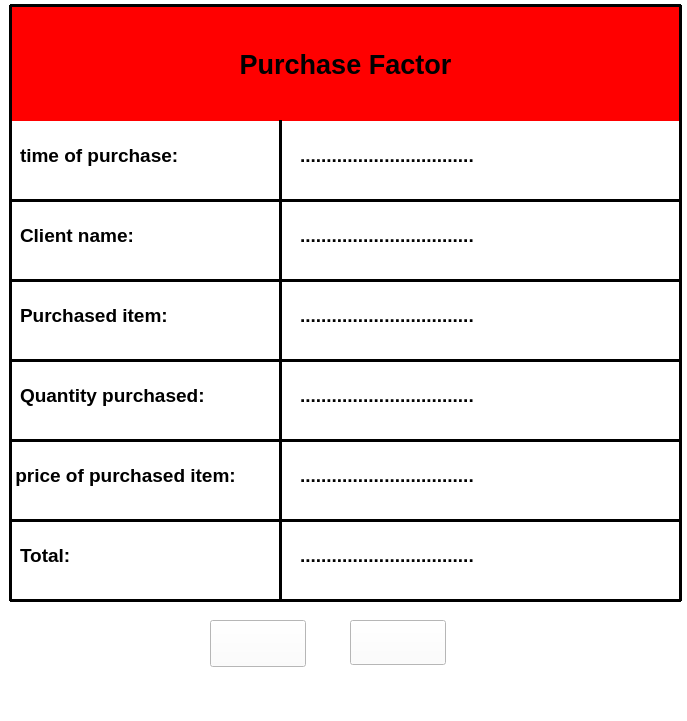
<?xml version="1.0" encoding="UTF-8"?>
<ui version="4.0">
 <class>factor</class>
 <widget class="QDockWidget" name="factor">
  <property name="windowModality">
   <enum>Qt::NonModal</enum>
  </property>
  <property name="geometry">
   <rect>
    <x>0</x>
    <y>0</y>
    <width>687</width>
    <height>721</height>
   </rect>
  </property>
  <property name="minimumSize">
   <size>
    <width>687</width>
    <height>721</height>
   </size>
  </property>
  <property name="maximumSize">
   <size>
    <width>687</width>
    <height>742</height>
   </size>
  </property>
  <property name="toolTip">
   <string>&lt;html&gt;&lt;head/&gt;&lt;body&gt;&lt;p&gt;&lt;br/&gt;&lt;/p&gt;&lt;/body&gt;&lt;/html&gt;</string>
  </property>
  <property name="styleSheet">
   <string notr="true">background-color: rgb(255, 255, 255);</string>
  </property>
  <property name="windowTitle">
   <string>DockWidget</string>
  </property>
  <widget class="QWidget" name="dockWidgetContents">
   <widget class="QLabel" name="label">
    <property name="geometry">
     <rect>
      <x>10</x>
      <y>7</y>
      <width>671</width>
      <height>114</height>
     </rect>
    </property>
    <property name="font">
     <font>
      <pointsize>20</pointsize>
      <bold>true</bold>
     </font>
    </property>
    <property name="styleSheet">
     <string notr="true">background-color: rgb(255, 0, 0);</string>
    </property>
    <property name="text">
     <string>Purchase Factor</string>
    </property>
    <property name="alignment">
     <set>Qt::AlignCenter</set>
    </property>
   </widget>
   <widget class="Line" name="line">
    <property name="geometry">
     <rect>
      <x>10</x>
      <y>190</y>
      <width>671</width>
      <height>20</height>
     </rect>
    </property>
    <property name="styleSheet">
     <string notr="true">background-image: url();
background-color: rgb();</string>
    </property>
    <property name="frameShadow">
     <enum>QFrame::Plain</enum>
    </property>
    <property name="lineWidth">
     <number>3</number>
    </property>
    <property name="orientation">
     <enum>Qt::Horizontal</enum>
    </property>
   </widget>
   <widget class="QLabel" name="label_2">
    <property name="geometry">
     <rect>
      <x>20</x>
      <y>130</y>
      <width>201</width>
      <height>51</height>
     </rect>
    </property>
    <property name="font">
     <font>
      <pointsize>14</pointsize>
      <bold>true</bold>
     </font>
    </property>
    <property name="styleSheet">
     <string notr="true">background-color: rgb();
background-image: url();</string>
    </property>
    <property name="text">
     <string>time of purchase:</string>
    </property>
   </widget>
   <widget class="QLabel" name="label_3">
    <property name="geometry">
     <rect>
      <x>20</x>
      <y>210</y>
      <width>181</width>
      <height>51</height>
     </rect>
    </property>
    <property name="font">
     <font>
      <pointsize>14</pointsize>
      <bold>true</bold>
     </font>
    </property>
    <property name="styleSheet">
     <string notr="true">background-color: rgb();
background-image: url();</string>
    </property>
    <property name="text">
     <string>Client name:</string>
    </property>
   </widget>
   <widget class="QLabel" name="label_4">
    <property name="geometry">
     <rect>
      <x>20</x>
      <y>290</y>
      <width>191</width>
      <height>51</height>
     </rect>
    </property>
    <property name="font">
     <font>
      <pointsize>14</pointsize>
      <bold>true</bold>
     </font>
    </property>
    <property name="styleSheet">
     <string notr="true">background-color: rgb();
background-image: url();</string>
    </property>
    <property name="text">
     <string>Purchased item:</string>
    </property>
   </widget>
   <widget class="Line" name="line_2">
    <property name="geometry">
     <rect>
      <x>10</x>
      <y>270</y>
      <width>671</width>
      <height>20</height>
     </rect>
    </property>
    <property name="styleSheet">
     <string notr="true">background-image: url();
background-color: rgb();</string>
    </property>
    <property name="frameShadow">
     <enum>QFrame::Plain</enum>
    </property>
    <property name="lineWidth">
     <number>3</number>
    </property>
    <property name="orientation">
     <enum>Qt::Horizontal</enum>
    </property>
   </widget>
   <widget class="Line" name="line_3">
    <property name="geometry">
     <rect>
      <x>270</x>
      <y>120</y>
      <width>20</width>
      <height>481</height>
     </rect>
    </property>
    <property name="font">
     <font>
      <pointsize>13</pointsize>
      <bold>true</bold>
     </font>
    </property>
    <property name="styleSheet">
     <string notr="true">background-image: url();
background-color: rgb();</string>
    </property>
    <property name="frameShadow">
     <enum>QFrame::Plain</enum>
    </property>
    <property name="lineWidth">
     <number>3</number>
    </property>
    <property name="orientation">
     <enum>Qt::Vertical</enum>
    </property>
   </widget>
   <widget class="Line" name="line_4">
    <property name="geometry">
     <rect>
      <x>10</x>
      <y>350</y>
      <width>671</width>
      <height>20</height>
     </rect>
    </property>
    <property name="styleSheet">
     <string notr="true">background-image: url();
background-color: rgb();</string>
    </property>
    <property name="frameShadow">
     <enum>QFrame::Plain</enum>
    </property>
    <property name="lineWidth">
     <number>3</number>
    </property>
    <property name="orientation">
     <enum>Qt::Horizontal</enum>
    </property>
   </widget>
   <widget class="Line" name="line_5">
    <property name="geometry">
     <rect>
      <x>10</x>
      <y>590</y>
      <width>671</width>
      <height>20</height>
     </rect>
    </property>
    <property name="styleSheet">
     <string notr="true">background-image: url();
background-color: rgb();</string>
    </property>
    <property name="frameShadow">
     <enum>QFrame::Plain</enum>
    </property>
    <property name="lineWidth">
     <number>3</number>
    </property>
    <property name="orientation">
     <enum>Qt::Horizontal</enum>
    </property>
   </widget>
   <widget class="Line" name="line_6">
    <property name="geometry">
     <rect>
      <x>10</x>
      <y>430</y>
      <width>671</width>
      <height>20</height>
     </rect>
    </property>
    <property name="styleSheet">
     <string notr="true">background-image: url();
background-color: rgb();</string>
    </property>
    <property name="frameShadow">
     <enum>QFrame::Plain</enum>
    </property>
    <property name="lineWidth">
     <number>3</number>
    </property>
    <property name="orientation">
     <enum>Qt::Horizontal</enum>
    </property>
   </widget>
   <widget class="Line" name="line_7">
    <property name="geometry">
     <rect>
      <x>10</x>
      <y>510</y>
      <width>671</width>
      <height>20</height>
     </rect>
    </property>
    <property name="styleSheet">
     <string notr="true">background-image: url();
background-color: rgb();</string>
    </property>
    <property name="frameShadow">
     <enum>QFrame::Plain</enum>
    </property>
    <property name="lineWidth">
     <number>3</number>
    </property>
    <property name="orientation">
     <enum>Qt::Horizontal</enum>
    </property>
   </widget>
   <widget class="QLabel" name="label_5">
    <property name="geometry">
     <rect>
      <x>20</x>
      <y>370</y>
      <width>221</width>
      <height>51</height>
     </rect>
    </property>
    <property name="font">
     <font>
      <pointsize>14</pointsize>
      <bold>true</bold>
     </font>
    </property>
    <property name="styleSheet">
     <string notr="true">background-color: rgb();
background-image: url();</string>
    </property>
    <property name="text">
     <string>Quantity purchased:</string>
    </property>
   </widget>
   <widget class="QLabel" name="label_6">
    <property name="geometry">
     <rect>
      <x>10</x>
      <y>450</y>
      <width>271</width>
      <height>51</height>
     </rect>
    </property>
    <property name="font">
     <font>
      <pointsize>14</pointsize>
      <bold>true</bold>
     </font>
    </property>
    <property name="styleSheet">
     <string notr="true">background-color: rgb();
background-image: url();</string>
    </property>
    <property name="text">
     <string> price of purchased item:</string>
    </property>
   </widget>
   <widget class="QLabel" name="label_7">
    <property name="geometry">
     <rect>
      <x>20</x>
      <y>530</y>
      <width>181</width>
      <height>51</height>
     </rect>
    </property>
    <property name="font">
     <font>
      <pointsize>14</pointsize>
      <bold>true</bold>
     </font>
    </property>
    <property name="styleSheet">
     <string notr="true">background-color: rgb();
background-image: url();</string>
    </property>
    <property name="text">
     <string>Total:</string>
    </property>
   </widget>
   <widget class="Line" name="line_8">
    <property name="geometry">
     <rect>
      <x>670</x>
      <y>5</y>
      <width>20</width>
      <height>596</height>
     </rect>
    </property>
    <property name="font">
     <font>
      <pointsize>13</pointsize>
      <bold>true</bold>
     </font>
    </property>
    <property name="styleSheet">
     <string notr="true">background-image: url();
background-color: rgb();</string>
    </property>
    <property name="frameShadow">
     <enum>QFrame::Plain</enum>
    </property>
    <property name="lineWidth">
     <number>3</number>
    </property>
    <property name="orientation">
     <enum>Qt::Vertical</enum>
    </property>
   </widget>
   <widget class="Line" name="line_9">
    <property name="geometry">
     <rect>
      <x>0</x>
      <y>5</y>
      <width>20</width>
      <height>596</height>
     </rect>
    </property>
    <property name="font">
     <font>
      <pointsize>13</pointsize>
      <bold>true</bold>
     </font>
    </property>
    <property name="styleSheet">
     <string notr="true">background-image: url();
background-color: rgb();</string>
    </property>
    <property name="frameShadow">
     <enum>QFrame::Plain</enum>
    </property>
    <property name="lineWidth">
     <number>3</number>
    </property>
    <property name="orientation">
     <enum>Qt::Vertical</enum>
    </property>
   </widget>
   <widget class="Line" name="line_10">
    <property name="geometry">
     <rect>
      <x>10</x>
      <y>-5</y>
      <width>671</width>
      <height>20</height>
     </rect>
    </property>
    <property name="styleSheet">
     <string notr="true">background-image: url();
background-color: rgb();</string>
    </property>
    <property name="frameShadow">
     <enum>QFrame::Plain</enum>
    </property>
    <property name="lineWidth">
     <number>3</number>
    </property>
    <property name="orientation">
     <enum>Qt::Horizontal</enum>
    </property>
   </widget>
   <widget class="QPushButton" name="pushButton_next">
    <property name="geometry">
     <rect>
      <x>350</x>
      <y>620</y>
      <width>96</width>
      <height>45</height>
     </rect>
    </property>
    <property name="styleSheet">
     <string notr="true">background-image: url(:/new/prefix1/Next.png);</string>
    </property>
    <property name="text">
     <string/>
    </property>
   </widget>
   <widget class="QPushButton" name="pushButton_previous">
    <property name="geometry">
     <rect>
      <x>210</x>
      <y>620</y>
      <width>96</width>
      <height>47</height>
     </rect>
    </property>
    <property name="styleSheet">
     <string notr="true">background-image: url(:/new/prefix1/Previous.png);</string>
    </property>
    <property name="text">
     <string/>
    </property>
   </widget>
   <widget class="QLabel" name="label_time">
    <property name="geometry">
     <rect>
      <x>300</x>
      <y>130</y>
      <width>351</width>
      <height>51</height>
     </rect>
    </property>
    <property name="font">
     <font>
      <pointsize>14</pointsize>
      <bold>true</bold>
     </font>
    </property>
    <property name="styleSheet">
     <string notr="true">background-color: rgb();
background-image: url();</string>
    </property>
    <property name="text">
     <string>.................................</string>
    </property>
   </widget>
   <widget class="QLabel" name="label_name">
    <property name="geometry">
     <rect>
      <x>300</x>
      <y>210</y>
      <width>351</width>
      <height>51</height>
     </rect>
    </property>
    <property name="font">
     <font>
      <pointsize>14</pointsize>
      <bold>true</bold>
     </font>
    </property>
    <property name="styleSheet">
     <string notr="true">background-color: rgb();
background-image: url();</string>
    </property>
    <property name="text">
     <string>.................................</string>
    </property>
   </widget>
   <widget class="QLabel" name="label_item">
    <property name="geometry">
     <rect>
      <x>300</x>
      <y>290</y>
      <width>351</width>
      <height>51</height>
     </rect>
    </property>
    <property name="font">
     <font>
      <pointsize>14</pointsize>
      <bold>true</bold>
     </font>
    </property>
    <property name="styleSheet">
     <string notr="true">background-color: rgb();
background-image: url();</string>
    </property>
    <property name="text">
     <string>.................................</string>
    </property>
   </widget>
   <widget class="QLabel" name="label_Quantiy">
    <property name="geometry">
     <rect>
      <x>300</x>
      <y>370</y>
      <width>351</width>
      <height>51</height>
     </rect>
    </property>
    <property name="font">
     <font>
      <pointsize>14</pointsize>
      <bold>true</bold>
     </font>
    </property>
    <property name="styleSheet">
     <string notr="true">background-color: rgb();
background-image: url();</string>
    </property>
    <property name="text">
     <string>.................................</string>
    </property>
   </widget>
   <widget class="QLabel" name="label_price">
    <property name="geometry">
     <rect>
      <x>300</x>
      <y>450</y>
      <width>351</width>
      <height>51</height>
     </rect>
    </property>
    <property name="font">
     <font>
      <pointsize>14</pointsize>
      <bold>true</bold>
     </font>
    </property>
    <property name="styleSheet">
     <string notr="true">background-color: rgb();
background-image: url();</string>
    </property>
    <property name="text">
     <string>.................................</string>
    </property>
   </widget>
   <widget class="QLabel" name="label_total">
    <property name="geometry">
     <rect>
      <x>300</x>
      <y>530</y>
      <width>351</width>
      <height>51</height>
     </rect>
    </property>
    <property name="font">
     <font>
      <pointsize>14</pointsize>
      <bold>true</bold>
     </font>
    </property>
    <property name="styleSheet">
     <string notr="true">background-color: rgb();
background-image: url();</string>
    </property>
    <property name="text">
     <string>.................................</string>
    </property>
   </widget>
  </widget>
 </widget>
 <resources/>
 <connections/>
</ui>
